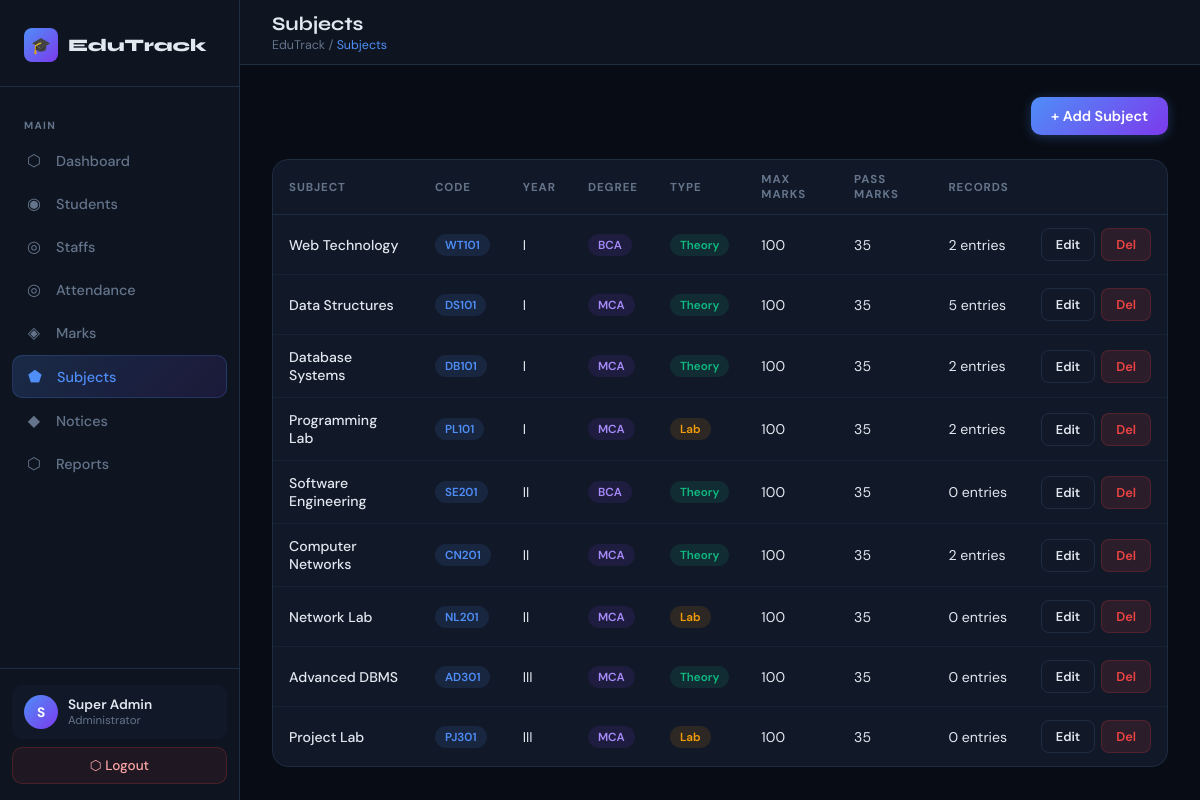
/admin/subjects.php (signed in), run on the app's committed database.
### tables this page shows
CREATE TABLE IF NOT EXISTS subjects (
    id INT AUTO_INCREMENT PRIMARY KEY,
    name VARCHAR(100) NOT NULL,
    code VARCHAR(20) UNIQUE NOT NULL,
    year VARCHAR(10) NOT NULL,
    degree VARCHAR(50) NOT NULL,
    type ENUM('Theory','Lab') DEFAULT 'Theory',
    max_marks INT DEFAULT 100,
    pass_marks INT DEFAULT 35,
    created_at TIMESTAMP DEFAULT CURRENT_TIMESTAMP
);

### admin/subjects.php (the view, shortened to what this page needs)
<?php
$db = getDB();
$subjects = $db->query("SELECT s.*, COUNT(m.id) as mark_count FROM subjects s LEFT JOIN marks m ON s.id=m.subject_id GROUP BY s.id ORDER BY s.year, s.degree, s.name");
require_once '../includes/admin_header.php';
?>
<div style="display:flex;justify-content:space-between;align-items:center;margin-bottom:24px;">
  <button class="btn btn-primary" onclick="openModal('addModal')">+ Add Subject</button>
</div>
<div class="panel">
  <div class="table-wrap">
    <table>
      <thead>
        <tr><th>Subject</th><th>Code</th><th>Year</th><th>Degree</th><th>Type</th><th>Max Marks</th><th>Pass Marks</th><th>Records</th><th></th></tr>
      </thead>
      <tbody>
        <?php while ($s = $subjects->fetch_assoc()): ?>
        <tr>
          <td style="font-weight:500;"><?= htmlspecialchars($s['name']) ?></td>
          <td><span class="badge badge-blue"><?= $s['code'] ?></span></td>
          <td><?= $s['year'] ?></td>
          <td><span class="badge badge-purple"><?= $s['degree'] ?></span></td>
          <td>
            <span class="badge <?= $s['type']==='Lab' ? 'badge-gold' : 'badge-green' ?>">
              <?= $s['type'] ?>
            </span>
          </td>
          <td><?= $s['max_marks'] ?></td>
          <td><?= $s['pass_marks'] ?></td>
          <td><?= $s['mark_count'] ?> entries</td>
          <td>
            <div style="display:flex;gap:6px;">
              <button type="button" class="btn btn-outline btn-sm" onclick='editSubject(<?= json_encode($s) ?>)'>Edit</button>
              <form method="POST" onsubmit="return confirm('Delete this subject?');" style="display:inline;">
                <button type="submit" class="btn btn-danger btn-sm">Del</button>
              </form>
            </div>
          </td>
        </tr>
        <?php endwhile; ?>
      </tbody>
    </table>
  </div>
</div>
<?php require_once '../includes/admin_footer.php'; ?>

### includes/admin_header.php (style rules this page uses)
*, *::before, *::after { box-sizing: border-box; margin: 0; padding: 0; }
:root { --bg: #080c14; --surface: #0e1520; --card: #111827; --card2: #141f30; --border: #1e2d42; --accent: #4f8ef7; --accent2: #7c3aed; --gold: #f59e0b; --green: #10b981; --red: #ef4444; --orange: #f97316; --text: #e2e8f0; --muted: #64748b; --sidebar-w: 240px; }
html, body { height: 100%; font-family: 'DM Sans', sans-serif; background: var(--bg); color: var(--text); }
.panel { background: var(--card); border: 1px solid var(--border); border-radius: 16px; overflow: hidden; }
.table-wrap { overflow-x: auto; }
table { width: 100%; border-collapse: collapse; }
th { font-size: .72rem; font-weight: 700; letter-spacing: .08em; text-transform: uppercase; color: var(--muted); padding: 12px 16px; text-align: left; border-bottom: 1px solid var(--border); }
td { padding: 13px 16px; font-size: .88rem; border-bottom: 1px solid rgba(30,45,66,.5); vertical-align: middle; }
tr:last-child td { border-bottom: none; }
.badge { display: inline-flex; align-items: center; padding: 3px 10px; border-radius: 100px; font-size: .73rem; font-weight: 600; }
.badge-green { background: rgba(16,185,129,.12); color: var(--green); }
.badge-gold { background: rgba(245,158,11,.12); color: var(--gold); }
.badge-blue { background: rgba(79,142,247,.12); color: var(--accent); }
.badge-purple { background: rgba(124,58,237,.12); color: #a78bfa; }
.btn { display: inline-flex; align-items: center; gap: 8px; padding: 10px 20px; border: none; border-radius: 10px; font-family: 'DM Sans', sans-serif; font-size: .9rem; font-weight: 600; cursor: pointer; transition: all .2s; text-decoration: none; }
.btn-primary { background: linear-gradient(135deg, var(--accent), var(--accent2)); color: #fff; box-shadow: 0 2px 12px rgba(79,142,247,.3); }
.btn-outline { background: transparent; border: 1px solid var(--border); color: var(--text); }
.btn-danger { background: rgba(239,68,68,.12); border: 1px solid rgba(239,68,68,.2); color: var(--red); }
.btn-sm { padding: 7px 14px; font-size: .8rem; border-radius: 8px; }

### data on the page
subjects: name "Web Technology", code "WT101", year "I", degree "BCA", type "Theory", max_marks "100", pass_marks "35", mark_count "2"
subjects: name "Data Structures", code "DS101", year "I", degree "MCA", type "Theory", max_marks "100", pass_marks "35", mark_count "5"
subjects: name "Database Systems", code "DB101", year "I", degree "MCA", type "Theory", max_marks "100", pass_marks "35", mark_count "2"
subjects: name "Programming Lab", code "PL101", year "I", degree "MCA", type "Lab", max_marks "100", pass_marks "35", mark_count "2"
subjects: name "Software Engineering", code "SE201", year "II", degree "BCA", type "Theory", max_marks "100", pass_marks "35", mark_count "0"
subjects: name "Computer Networks", code "CN201", year "II", degree "MCA", type "Theory", max_marks "100", pass_marks "35", mark_count "2"
subjects: name "Network Lab", code "NL201", year "II", degree "MCA", type "Lab", max_marks "100", pass_marks "35", mark_count "0"
subjects: name "Advanced DBMS", code "AD301", year "III", degree "MCA", type "Theory", max_marks "100", pass_marks "35", mark_count "0"
subjects: name "Project Lab", code "PJ301", year "III", degree "MCA", type "Lab", max_marks "100", pass_marks "35", mark_count "0"

### other printed values
$item['icon'] "⬡"
$item['label'] "Dashboard"
$item['icon'] "◉"
$item['label'] "Students"
$item['icon'] "◎"
$item['label'] "Staffs"
$item['label'] "Attendance"
$item['icon'] "◈"
$item['label'] "Marks"
$item['icon'] "⬟"
$item['label'] "Subjects"
$item['icon'] "◆"
$item['label'] "Notices"
$item['label'] "Reports"
substr($admin_name, 0, 1) "S"
